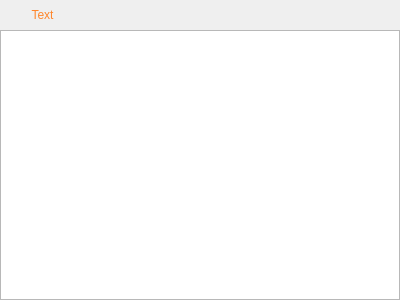
<?xml version="1.0" encoding="UTF-8"?>
<ui version="4.0">
 <class>File_Dialog</class>
 <widget class="QDialog" name="File_Dialog">
  <property name="geometry">
   <rect>
    <x>0</x>
    <y>0</y>
    <width>400</width>
    <height>300</height>
   </rect>
  </property>
  <property name="windowTitle">
   <string>Dialog</string>
  </property>
  <layout class="QVBoxLayout" name="verticalLayout">
   <property name="spacing">
    <number>0</number>
   </property>
   <property name="leftMargin">
    <number>0</number>
   </property>
   <property name="topMargin">
    <number>0</number>
   </property>
   <property name="rightMargin">
    <number>0</number>
   </property>
   <property name="bottomMargin">
    <number>0</number>
   </property>
   <item>
    <layout class="QHBoxLayout" name="horizontalLayout">
     <property name="spacing">
      <number>0</number>
     </property>
     <item>
      <spacer name="horizontalSpacer">
       <property name="orientation">
        <enum>Qt::Horizontal</enum>
       </property>
       <property name="sizeType">
        <enum>QSizePolicy::Fixed</enum>
       </property>
       <property name="sizeHint" stdset="0">
        <size>
         <width>10</width>
         <height>20</height>
        </size>
       </property>
      </spacer>
     </item>
     <item>
      <widget class="QPushButton" name="pushButton">
       <property name="minimumSize">
        <size>
         <width>65</width>
         <height>30</height>
        </size>
       </property>
       <property name="maximumSize">
        <size>
         <width>65</width>
         <height>30</height>
        </size>
       </property>
       <property name="focusPolicy">
        <enum>Qt::NoFocus</enum>
       </property>
       <property name="styleSheet">
        <string notr="true">QPushButton{ border: none; color: #ff862a}
QPushButton:pressed{ color: #ffba1a}</string>
       </property>
       <property name="text">
        <string>Text</string>
       </property>
       <property name="icon">
        <iconset>
         <normalon>:/icons/back_press.png</normalon>
        </iconset>
       </property>
       <property name="iconSize">
        <size>
         <width>25</width>
         <height>25</height>
        </size>
       </property>
      </widget>
     </item>
     <item>
      <spacer name="horizontalSpacer_2">
       <property name="orientation">
        <enum>Qt::Horizontal</enum>
       </property>
       <property name="sizeHint" stdset="0">
        <size>
         <width>40</width>
         <height>20</height>
        </size>
       </property>
      </spacer>
     </item>
    </layout>
   </item>
   <item>
    <widget class="QTextEdit" name="textEdit"/>
   </item>
  </layout>
 </widget>
 <resources/>
 <connections/>
</ui>
